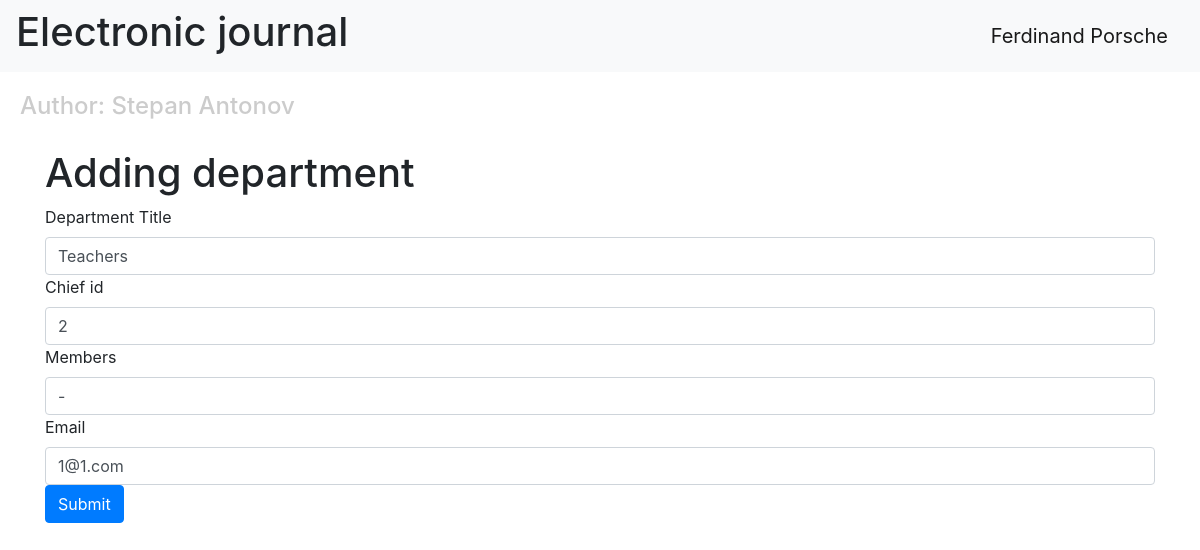
/edit-department/2 (signed in), run on the app's committed database.
### data/users.py (models this page shows, shortened)
class User(SqlAlchemyBase, UserMixin):
    __tablename__ = 'users'
    id = sqlalchemy.Column(sqlalchemy.Integer, primary_key=True, autoincrement=True)
    surname = sqlalchemy.Column(sqlalchemy.String, nullable=True)
    name = sqlalchemy.Column(sqlalchemy.String, nullable=True)
    age = sqlalchemy.Column(sqlalchemy.Integer, nullable=True)
    position = sqlalchemy.Column(sqlalchemy.String, nullable=True)
    speciality = sqlalchemy.Column(sqlalchemy.String, nullable=True)
    address = sqlalchemy.Column(sqlalchemy.String, nullable=True)
    email = sqlalchemy.Column(sqlalchemy.String, index=True, unique=True, nullable=True)
    hashed_password = sqlalchemy.Column(sqlalchemy.String, nullable=True)
    modifed_date = sqlalchemy.Column(sqlalchemy.DateTime, default=datetime.datetime.now)
    jobs = orm.relationship("Jobs", back_populates='user')

### data/departments.py (models this page shows, shortened)
class Department(SqlAlchemyBase):
    __tablename__ = 'departments'
    id = sa.Column(sa.Integer, primary_key=True, autoincrement=True)
    title = sa.Column(sa.String)
    chief_id = sa.Column(sa.Integer, sa.ForeignKey('users.id'))
    chief = orm.relationship("User")
    members = sa.Column(sa.String)
    email = sa.Column(sa.String, unique=True)

### main.py (the view, shortened to what this page needs)
@app.route("/edit-department/<int:department_id>", methods=["GET", "POST"])
@login_required
def edit_department(department_id):
    form = AddDepartmentForm()
    if request.method == "GET":
        db_sess = db_session.create_session()
        department = db_sess.query(Department).filter(Department.id == department_id) \
            .filter((Department.chief == current_user) | (current_user.id == 1)).first()
        if department:
            form.title.data = department.title
            form.chief_id.data = department.chief_id
            form.members.data = department.members
            form.email.data = department.email
        else:
            abort(404)
    return render_template("add_department.html", title="Изменить работу", form=form)

### data/add_department.py
class AddDepartmentForm(FlaskForm):
    title = StringField('Department Title', validators=[DataRequired()])
    chief_id = IntegerField('Chief id', validators=[DataRequired()])
    members = StringField('Members', validators=[DataRequired()])
    email = StringField('Email', validators=[DataRequired()])
    submit = SubmitField('Submit')

### data/db_session.py (called while the page is built)
def create_session() -> Session:
    global __factory
    return __factory()

### main.py (called while the page is built)
@login_manager.user_loader
def load_user(user_id):
    db_sess = db_session.create_session()
    return db_sess.query(User).get(user_id)

### templates/add_department.html (shortened to what this page needs)
{% extends 'base.html' %}
{% block content %}
<h1>Adding department</h1>
<form action="" method="post">
        {{ form.title.label }}
        {{ form.title(class="form-control") }}
        {{ form.chief_id.label }}
        {{ form.chief_id(class="form-control") }}
        {{ form.members.label }}
        {{ form.members(class="form-control") }}
        {{ form.email.label }}
        {{ form.email(class="form-control", type="email") }}
    <div class="form-group">{{ form.submit(type="submit", class="btn btn-primary") }}</div>
</form>
{% endblock %}

### templates/base.html (shortened to what this page needs)
<!DOCTYPE html>
<html lang="en">
<head>
    <link rel="stylesheet" href="https://stackpath.bootstrapcdn.com/bootstrap/4.4.1/css/bootstrap.min.css"
>
    <link rel="stylesheet" type="text/css" href="../static/css/style.css"/>
</head>
<body>
<header>
    <nav class="navbar navbar-light bg-light">
        <h1>Electronic journal</h1>
        {% if current_user.is_authenticated %}
        <a class="navbar-brand" href="/logout">{{ current_user.name }} {{ current_user.surname }}</a>
        {% else %}
        <p>
            <a class="btn btn-primary " href="/register">Register</a>
            <a class="btn btn-success" href="/login">Log in</a>
        </p>
        {% endif %}
    </nav>
    <h4>Author: Stepan Antonov</h4>
</header>
<main role="main" class="container">
    {% block content %}{% endblock %}
</main>
</body>
</html>

### static/css/style.css (style rules this page uses)
h4 { color: #cccccc; padding: 20px; }

### data on the page
User: name "Ferdinand", surname "Porsche"
Department: title "Teachers", chief_id "2", members "-", email "1@1.com"
